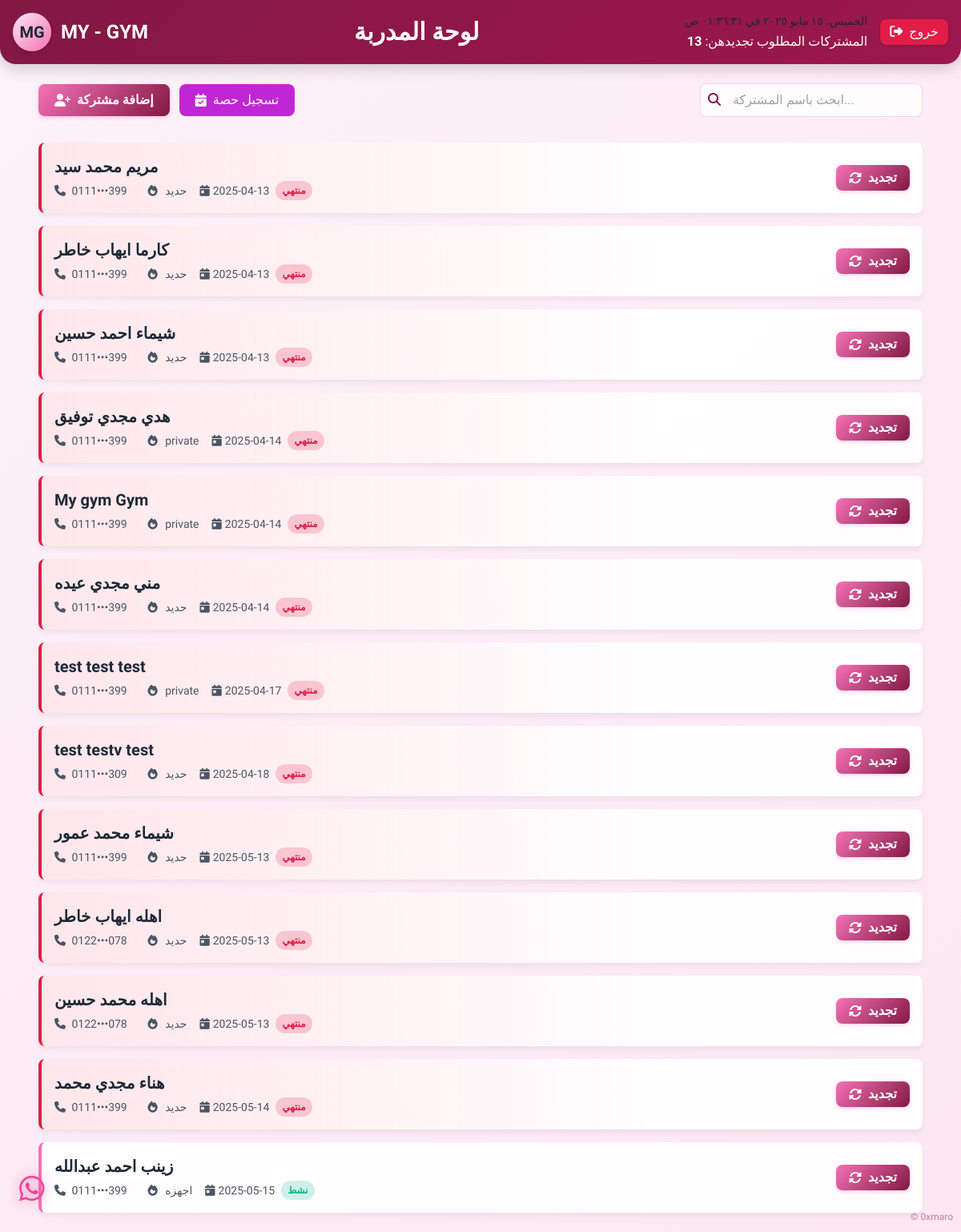
Page /wcoach.php (signed in) on the committed database.
### tables this page shows
CREATE TABLE `womembers` (
  `id` int NOT NULL AUTO_INCREMENT,
  `first_name` varchar(50) DEFAULT NULL,
  `middle_name` varchar(50) DEFAULT NULL,
  `last_name` varchar(50) DEFAULT NULL,
  `phone` varchar(11) DEFAULT NULL,
  `subscription_type` enum('حديد','اجهزه','private') DEFAULT NULL,
  `subscription_duration` enum('شهر','3 شهور','6 شهور','سنة') DEFAULT NULL,
  `age` int DEFAULT NULL,
  `start_date` date DEFAULT NULL,
  `end_date` date DEFAULT NULL,
  `coach_name` varchar(100) DEFAULT NULL,
  `notes` text,
  `previous_coach_name` varchar(100) DEFAULT NULL,
  `renewed_by` varchar(100) DEFAULT NULL,
  `renewed_at` datetime DEFAULT NULL,
  `notified_before_expiry` tinyint(1) DEFAULT '0',
  PRIMARY KEY (`id`)
);

### wcoach.php (the view, shortened to what this page needs)
<?php
$conn = new mysqli("localhost", "root", "root", "mygym");
$today = date("Y-m-d");
$search = isset($_GET['search']) ? $conn->real_escape_string($_GET['search']) : '';
$query = "SELECT * FROM womembers WHERE end_date <= DATE_ADD('$today', INTERVAL 2 DAY)";
$query .= " ORDER BY end_date ASC";
$result = $conn->query($query);
?>
<!DOCTYPE html>
<html lang="ar">
<head>
  <script src="https://cdn.tailwindcss.com"></script>
  <link rel="stylesheet" href="https://cdnjs.cloudflare.com/ajax/libs/font-awesome/6.4.0/css/all.min.css">
</head>
<body class="text-gray-800">
<nav class="nav-gradient p-4 flex items-center justify-between">
    <div class="flex items-center space-x-3">
      <div class="logo-container h-12 w-12 rounded-full flex items-center justify-center">
        <span class="text-xl font-bold text-primary">MG</span>
      </div>
      <span class="text-2xl font-bold text-white">MY<span class="text-gold"> - GYM</span></span>
    </div>
    <h1 class="text-2xl md:text-3xl font-bold text-white text-center">
      لوحة <span class="text-gold">المدربة</span>
    </h1>
    <div class="flex items-center space-x-4">
      <div class="text-right hidden md:block">
        <div id="datetime" class="text-sm text-gold mb-1"></div>
        <div class="text-white">
          المشتركات المطلوب تجديدهن:
          <span class="font-bold text-gold"><?php echo $result->num_rows; ?></span>
        </div>
      </div>
      <a href="logout.php"
        class="bg-rose-600 hover:bg-rose-700 text-white px-3 py-1 rounded-lg transition-all duration-200 shadow">
        <i class="fas fa-sign-out-alt mr-1"></i> خروج
      </a>
    </div>
  </nav>
  <div class="container mx-auto p-4 md:p-6 max-w-6xl">
  <div class="flex flex-col md:flex-row justify-between items-center mb-8 gap-4">
      <div class="flex gap-3 w-full md:w-auto">
        <a href="add_wmember.php" class="btn-primary font-bold px-5 py-2 rounded-lg flex items-center">
          <i class="fas fa-user-plus mr-2"></i> إضافة مشتركة
        </a>
        <a href="wadd_session.php"
          class="bg-fuchsia-600 hover:bg-fuchsia-700 text-white px-5 py-2 rounded-lg flex items-center transition-all">
          <i class="fas fa-calendar-check mr-2"></i> تسجيل حصة
        </a>
      </div>
      <form method="GET" class="search-container w-full md:w-auto">
        <button type="submit" class="search-btn">
          <i class="fas fa-search"></i>
        </button>
        <input type="text" name="search" placeholder="ابحث باسم المشتركة..."
          value="<?php echo htmlspecialchars($search); ?>"
          class="search-input w-full px-4 pl-10 py-2 rounded-lg focus:outline-none">
      </form>
    </div>
    <?php if ($result->num_rows > 0): ?>
      <div class="grid gap-4">
        <?php while ($row = $result->fetch_assoc()): ?>
          <?php
          $full_name = $row['first_name'] . ' ' . $row['middle_name'] . ' ' . $row['last_name'];
          $is_expired = (strtotime($row['end_date']) < strtotime($today));
          $phone = $row['phone'];
          $masked_phone = substr($phone, 0, 4) . '•••' . substr($phone, -3);
          $subscription_type = $row['subscription_type'];
          $subscription_icon = str_contains($subscription_type, "شاملة") ?
            '<i class="fas fa-dumbbell subscription-icon text-primary"></i>' :
            '<i class="fas fa-fire subscription-icon text-danger"></i>';
          ?>
          <div
            class="member-card <?php echo $is_expired ? 'expired-card' : ''; ?> rounded-lg p-4 flex flex-col md:flex-row justify-between items-start md:items-center gap-3 fade-in">
            <div class="flex-1">
              <h3 class="text-xl font-bold text-primary mb-1"><?php echo $full_name; ?></h3>
              <div class="flex flex-wrap items-center gap-4 text-sm text-gray-600">
                <span><i class="fas fa-phone mr-1 text-secondary"></i> <span
                    class="phone-mask"><?php echo $masked_phone; ?></span></span>
                <span><?php echo $subscription_icon; ?>     <?php echo $subscription_type; ?></span>
                <span class="flex items-center">
                  <i class="fas fa-calendar-day mr-1 text-secondary"></i> <?php echo $row['end_date']; ?>
                  <span class="status-badge <?php echo $is_expired ? 'expired-badge' : 'active-badge'; ?> ml-2">
                    <?php echo $is_expired ? 'منتهي' : 'نشط'; ?>
                  </span>
                </span>
              </div>
            </div>
            <a href="reneww.php?id=<?php echo $row['id']; ?>"
              class="btn-primary font-bold px-4 py-1 rounded-lg flex items-center">
              <i class="fas fa-sync-alt mr-2"></i> تجديد
            </a>
          </div>
        <?php endwhile; ?>
      </div>
    <?php endif; ?>
  </div>
  <a href="massagew.php" class="fixed bottom-6 left-6 z-50">
    <div class="relative">
      <i class="fab fa-whatsapp whatsapp-icon text-4xl" style="color: #ec4899;"></i>
    </div>
  </a>
  <a href="https://www.youtube.com/@0xmaro" target="_blank" class="copyright">
    &copy; 0xmaro
  </a>
</body>
</html>

### wcoach.php (style rules this page uses)
:root { --primary: #831843; --secondary: #9d174d; --accent: #f472b6; --dark: #500724; --light: #fdf2f8; --danger: #e11d48; --gold: #facc15; }
body { font-family: 'Tajawal', sans-serif; background: linear-gradient(135deg, var(--light) 0%, #fce7f3 100%); min-height: 100vh; }
.whatsapp-icon { animation: pulse 2s ease-in-out infinite; filter: drop-shadow(0 0 8px rgba(236, 72, 153, 0.7)); width: 50px; height: 50px; transition: transform 0.3s ease; }
.member-card { background: rgba(255, 255, 255, 0.9); border-left: 4px solid var(--accent); transition: all 0.3s cubic-bezier(0.4, 0, 0.2, 1); backdrop-filter: blur(6px); box-shadow: 0 4px 6px rgba(0, 0, 0, 0.05); border-radius: 16px; }
.expired-card { border-left: 4px solid var(--danger); background: linear-gradient(90deg, rgba(255, 228, 230, 0.7) 0%, rgba(255, 255, 255, 0.9) 70%); }
.nav-gradient { background: linear-gradient(135deg, var(--primary) 0%, var(--secondary) 100%); box-shadow: 0 4px 20px rgba(0, 0, 0, 0.2); border-radius: 0 0 20px 20px; }
.btn-primary { background: linear-gradient(135deg, var(--accent) 0%, var(--primary) 100%); transition: all 0.3s ease; box-shadow: 0 2px 5px rgba(244, 114, 182, 0.3); color: white; }
.search-container { position: relative; width: 100%; max-width: 400px; }
.search-input { background: rgba(255, 255, 255, 0.8); transition: all 0.3s ease; padding-right: 40px; border: 1px solid rgba(244, 114, 182, 0.3); }
.search-btn { position: absolute; left: 10px; top: 50%; transform: translateY(-50%); color: var(--primary); background: none; border: none; cursor: pointer; }
.status-badge { padding: 2px 8px; border-radius: 12px; font-size: 12px; font-weight: bold; text-transform: uppercase; }
.active-badge { background-color: rgba(16, 185, 129, 0.2); color: #10b981; }
.expired-badge { background-color: rgba(225, 29, 72, 0.2); color: var(--danger); }
.subscription-icon { width: 24px; height: 24px; display: inline-flex; align-items: center; justify-content: center; margin-left: 4px; }
.copyright { position: fixed; bottom: 10px; right: 10px; color: rgba(131, 24, 67, 0.5); font-size: 12px; transition: all 0.3s ease; }
.logo-container { background: linear-gradient(135deg, #fce7f3 0%, var(--accent) 100%); box-shadow: 0 4px 6px rgba(0, 0, 0, 0.1); }
.phone-mask { direction: ltr; display: inline-block; }
.fade-in { animation: fadeIn 0.5s ease-in; }

### rows in the picture
womembers: full_name "مريم محمد سيد", phone "0111•••399", subscription_type "حديد", end_date "2025-04-13", shows "منتهي"
womembers: full_name "كارما ايهاب خاطر", phone "0111•••399", subscription_type "حديد", end_date "2025-04-13", shows "منتهي"
womembers: full_name "شيماء احمد حسين", phone "0111•••399", subscription_type "حديد", end_date "2025-04-13", shows "منتهي"
womembers: full_name "هدي مجدي توفيق", phone "0111•••399", subscription_type "private", end_date "2025-04-14", shows "منتهي"
womembers: full_name "My gym Gym", phone "0111•••399", subscription_type "private", end_date "2025-04-14", shows "منتهي"
womembers: full_name "مني مجدي عيده", phone "0111•••399", subscription_type "حديد", end_date "2025-04-14", shows "منتهي"
womembers: full_name "test test test", phone "0111•••399", subscription_type "private", end_date "2025-04-17", shows "منتهي"
womembers: full_name "test testv test", phone "0111•••309", subscription_type "حديد", end_date "2025-04-18", shows "منتهي"
womembers: full_name "شيماء محمد عمور", phone "0111•••399", subscription_type "حديد", end_date "2025-05-13", shows "منتهي"
womembers: full_name "اهله ايهاب خاطر", phone "0122•••078", subscription_type "حديد", end_date "2025-05-13", shows "منتهي"
womembers: full_name "اهله محمد حسين", phone "0122•••078", subscription_type "حديد", end_date "2025-05-13", shows "منتهي"
womembers: full_name "هناء مجدي محمد", phone "0111•••399", subscription_type "حديد", end_date "2025-05-14", shows "منتهي"
womembers: full_name "زينب احمد عبدالله", phone "0111•••399", subscription_type "اجهزه", end_date "2025-05-15", shows "نشط"

### other values in the picture
$result->num_rows "13"
